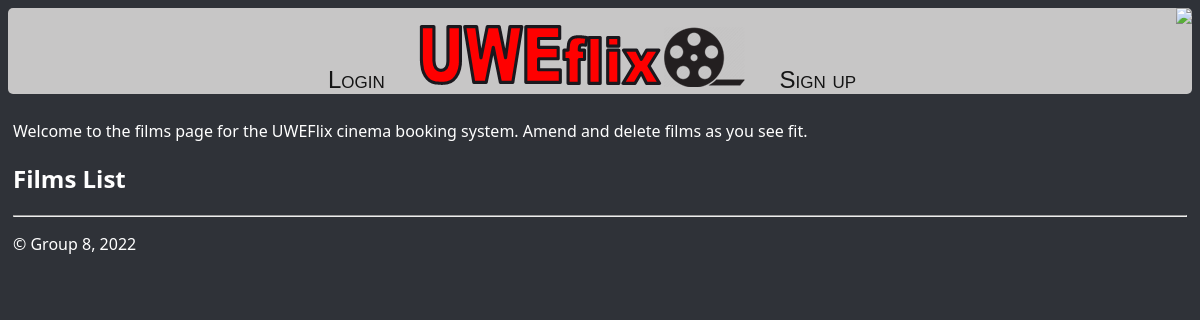
Before: /allFilms/ with the older database file.
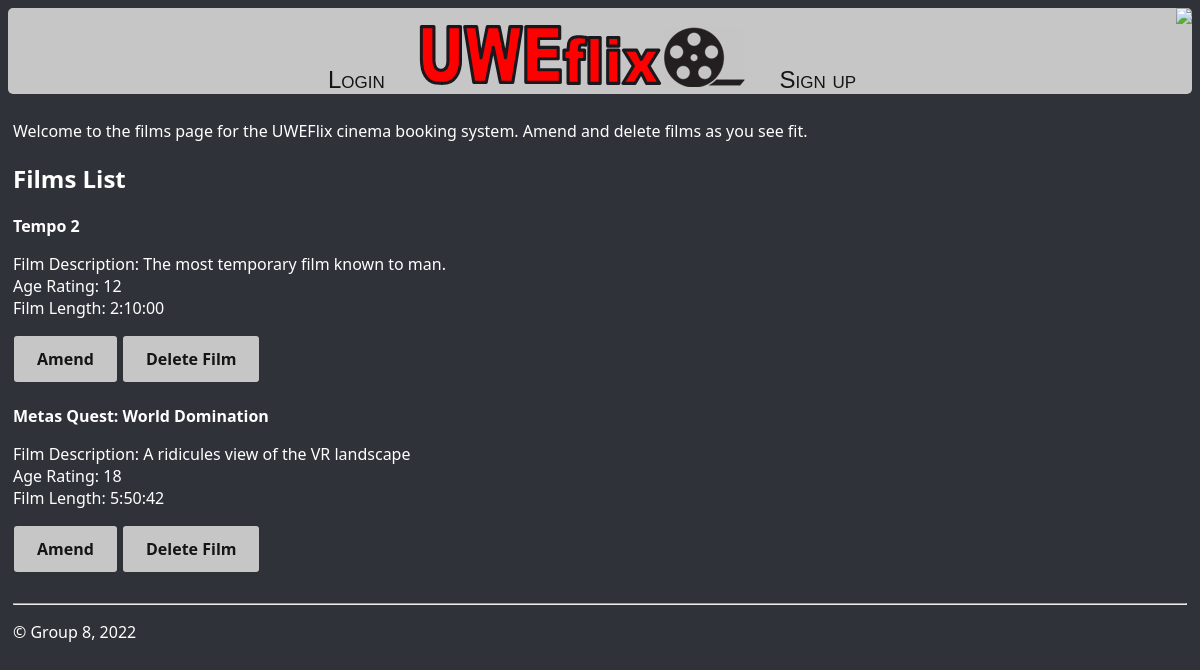
After: the same page with the newer database file.
### uweflix/models.py (models this page shows)
class Film(models.Model):
    id = models.UUIDField(primary_key=True, default=uuid.uuid4, editable=False, unique=True)
    title = models.CharField(max_length=50)
    description = models.CharField(max_length=250)
    age_rating =  models.CharField(max_length=3, choices=Age_rating_UK)
    duration = models.DurationField(max_length=8)

### uweflix/views.py (the view)
# urls.py: path("allFilms/", views.getAllFilms, name="addFilm"),
def getAllFilms(request):
    filmList = Film.objects.all()
    return render (request, 'uweflix/allFilms.html', {'filmList': filmList})

### uweflix/templates/uweflix/allFilms.html (shortened to what this page needs)
{% extends "uweflix/layout.html" %}
{% block content %}
    <p>Welcome to the films page for the UWEFlix cinema booking system. Amend and delete films as you see fit.</p>
    <h2>Films List</h2>
{% for film in filmList %}
    <div class="card">
        <div class="card-header">
            <strong>{{ film.title }}</strong>
        </div>
        <div class="card-body">
        <p class="card-text">
            Film Description:  {{ film.description }}
            <br>
            Age Rating:  {{ film.age_rating }}
            <br>
            Film Length:  {{ film.duration }}
            <br>
        </p>
        </div>
        <div class="card-footer text-muted">
            <a class="amendButtons" href="{% url 'amendFilm' film.id %}">Amend</a>
            <a class="deleteButtons" href="{% url 'deleteFilm' film.id %}">Delete Film</a>
        </div>
    </div>
    <br>
    {% endfor %}
{% endblock %}

Changed rows visible on the page:
added Film: title "Tempo 2", description "The most temporary film known to man.", age_rating "12", duration "2:10:00"
added Film: title "Metas Quest: World Domination", description "A ridicules view of the VR landscape", age_rating "18", duration "5:50:42"
